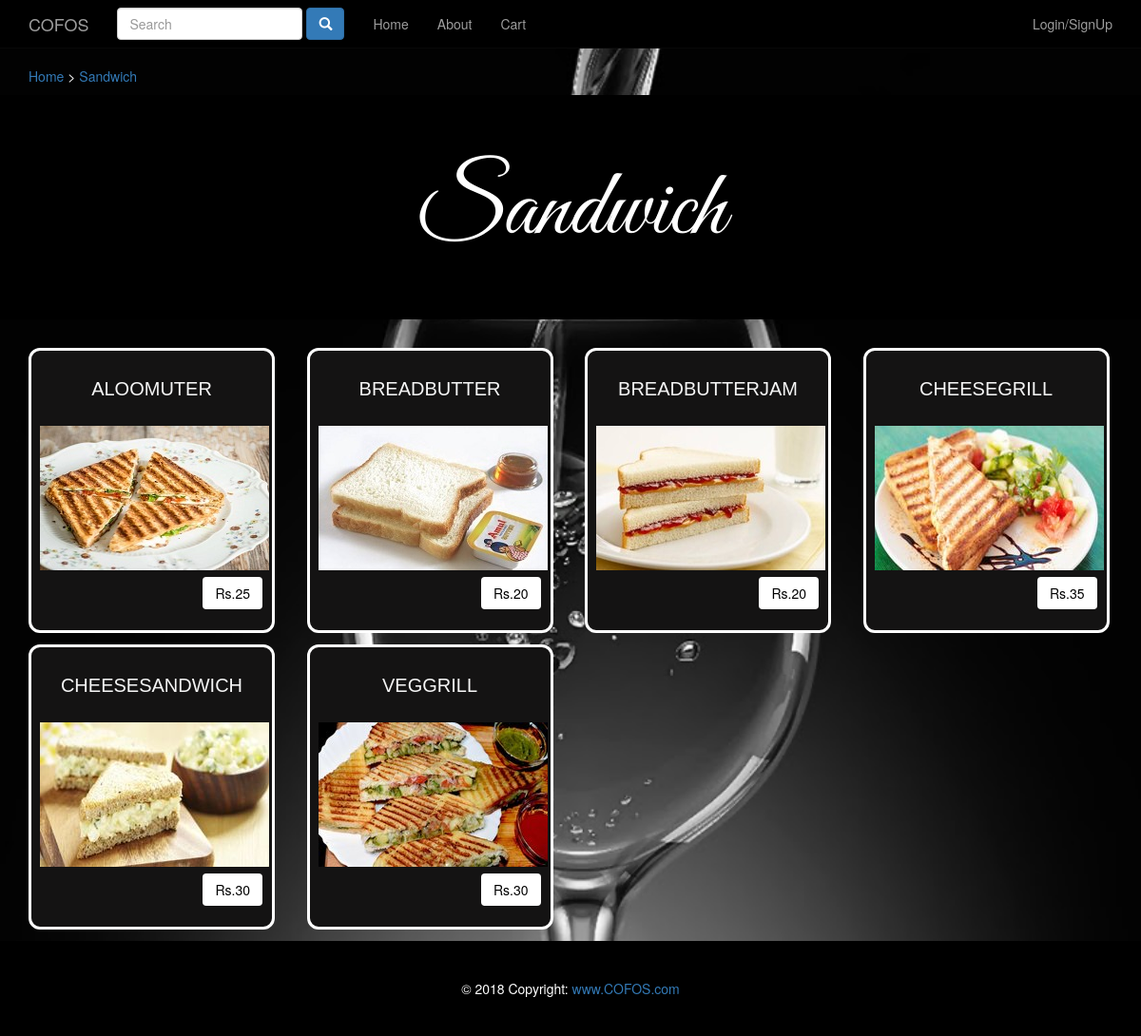
The page /Sandwich.php on the database its author committed.
### tables this page shows
CREATE TABLE `food` (
  `fid` varchar(60) NOT NULL,
  `title` varchar(60) NOT NULL,
  `price` float NOT NULL,
  `discount` float DEFAULT NULL,
  `available` varchar(3) NOT NULL,
  `category` varchar(60) NOT NULL,
  `description` varchar(200) NOT NULL
);

### Sandwich.php (the view, shortened to what this page needs)
<!DOCTYPE html>
<html>
<head>
	<link rel="stylesheet" type="text/css" href="bootstrap/css/bootstrap.min.css">
	<link rel="stylesheet" type="text/css" href="Sandwich.css">
	<link rel="stylesheet" type="text/css" href="card.css">
	<link rel="stylesheet" type="text/css" href="quantity.css">
</head>
<body>
	<nav class="navbar navbar-inverse navbar-fixed-top" style="background-color: black;">
		<div class="container">
			<div class="navbar-header">
				<a href="index.php" class="navbar-brand"><i class="fas fa-utensils"></i> COFOS</a>
			</div>
				<form class="navbar-form navbar-left" role="search">
  					<div class="form-group">
    					<input type="text" class="form-control" placeholder="Search">
  					</div>
		            <button class="btn btn-primary" type="submit">
		            	<span class="glyphicon glyphicon-search"></span>
		            </button>
				</form>
			<div class="collapse navbar-collapse" id="bs-nav-demo">
				<ul class="nav navbar-nav">
					<li><a href="home.php">Home</a></li>
					<li><a href="About.php">About</a></li>
					<li><a href="cart.php">Cart <i class="fas fa-shopping-cart"></i></a></li>
				</ul>
				<?php
				if(isset($_SESSION['email'])){
					echo"
				  <div class='dropdown nav navbar-nav navbar-right dropdown-menu-right'>
					<button class='btn btn-primary dropdown-toggle' type='button' data-toggle='dropdown'>
					<ul class='nav navbar-nav navbar-right'><li> Welcome ".$_SESSION['email']."</li></ul>
          <span class='caret'></span></button>
          <ul class='dropdown-menu'>
					<li><a href='#'>Your account</a></li>
           <li><a href='#'>Cart</a></li>
           <li><a href='logout.php'>Logout</a></li>
           </ul>
					 </div>";
				}
				else{
					echo"<ul class='nav navbar-nav navbar-right'><li><a href='Login.php'>Login/SignUp <i class='fa fa-user'></i></a></li></ul>";
				}
				?>
		</div>
	</nav>
    <div class="container">
		<div class="hierarchy">
			<p>	<a href="home.php">Home</a><font color="white"> > </font><a href="Sandwich.php">Sandwich</a> </p>
		</div>
	</div>
  	<div class="jumbotron">
	    <h1 id="Sandwich">Sandwich</h1>
	</div>
	<div class="container">
    <?php
    include "dbconnect.php";
    $category=$_SESSION['category'];
    $query = "SELECT * FROM food WHERE category='$category'";
    $result = mysqli_query ($con,$query)or die(mysqli_error($con));
    $i=0;
        if(mysqli_num_rows($result) > 0)
        {
            while($row = mysqli_fetch_assoc($result))
            {
            $path="pics/".$row['category']. "/".$row['fid'].".jpg";
            $target="cart.php?ID=".$row['fid']."&";
            if($i%4==0)
            echo '<div class="row">';
            echo'
            <div class="col-lg-3">
								<div class="card-main">
								<center>
								     <div>
                        <h3 class="text-card">
                            '.$row['title'].'
                        </h3>
                      </div>
                </center>
             <div class="card-main-img">
               <img src="'.$path.'" alt="yaj">
             </div>
			 <div>
                    <div style="padding-top:28px;padding-right: 10px;">
					 <div style="float:right">';
					 if(isset($_SESSION['email'])){
						echo'
						<a class="btn" href="'.$target.'" style="background-color: white; color: Black;">
                              Rs.'.$row['price'].'
						</a>';
					 }
					 else{
						echo'<a class="btn" href="Login.php"style="background-color: white; color: Black;">
						Rs.'.$row['price'].'
				        </a>';
					 }
		echo'
                     </div>
                    </div>
             </div>
              </div>
         </div>
                ';
            $i++;
            if($i%4==0)
            echo '</div>';
            }
        }
    echo '</div>';
    ?>
</div>
	<div class="end" style="background-color: black; color: white;">
	<footer class="page-footer font-small black pt-4">
	    <div class="footer-copyright text-center py-3" style="padding: 40px;">© 2018 Copyright:
	      <a href="index.php"> www.COFOS.com</a>
	    </div>
	 </footer>
	</div>
</body>
</html>

### Sandwich.css (style rules this page uses)
body { padding-top: 70px; background: url(Images/water.jpg); background-attachment: fixed; background-position: center; background-repeat: no-repeat; background-size: cover; }
html,body { width: 100%; height: 100%; }
.jumbotron { color: white; background: black; }
.jumbotron h1 { font-size:55px; }
#Sandwich { font-family: Great Vibes; font-size: 100px; text-align: center; }

### card.css (style rules this page uses)
.card-main { width:259px; height:300px; background-color:rgb(20, 19, 19); border-radius: 12px; border:3px solid white; margin-bottom: 12px; }
.card-main-img { padding: 9px; height: 140px; }
.text-card { text-transform: uppercase; font-family: 'Trebuchet MS', 'Lucida Sans Unicode', 'Lucida Grande', 'Lucida Sans', Arial, sans-serif; padding: 9px; font-size: 20px; color:#f5f5f5; }

### rows shown on the page
food: title "ALOOMUTER", category+fid (picture), price "25"
food: title "BREADBUTTER", category+fid (picture), price "20"
food: title "BREADBUTTERJAM", category+fid (picture), price "20"
food: title "CHEESEGRILL", category+fid (picture), price "35"
food: title "CHEESESANDWICH", category+fid (picture), price "30"
food: title "VEGGRILL", category+fid (picture), price "30"
